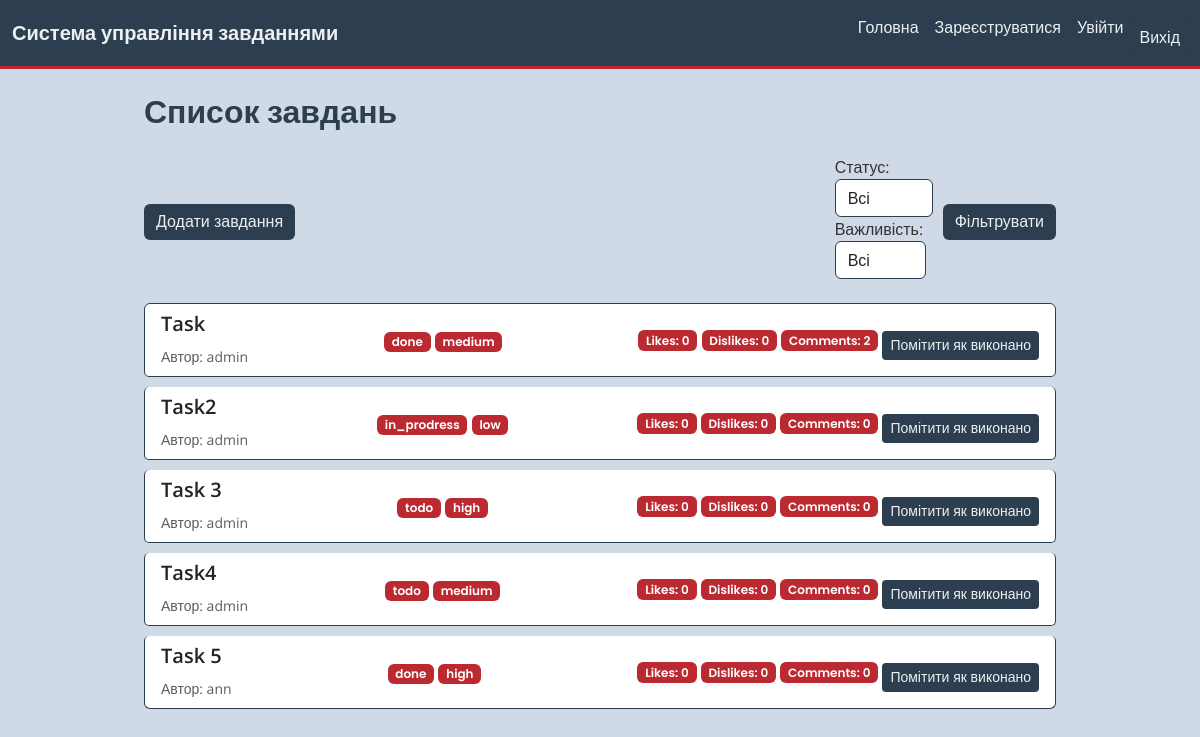
Before: / with the older database file.
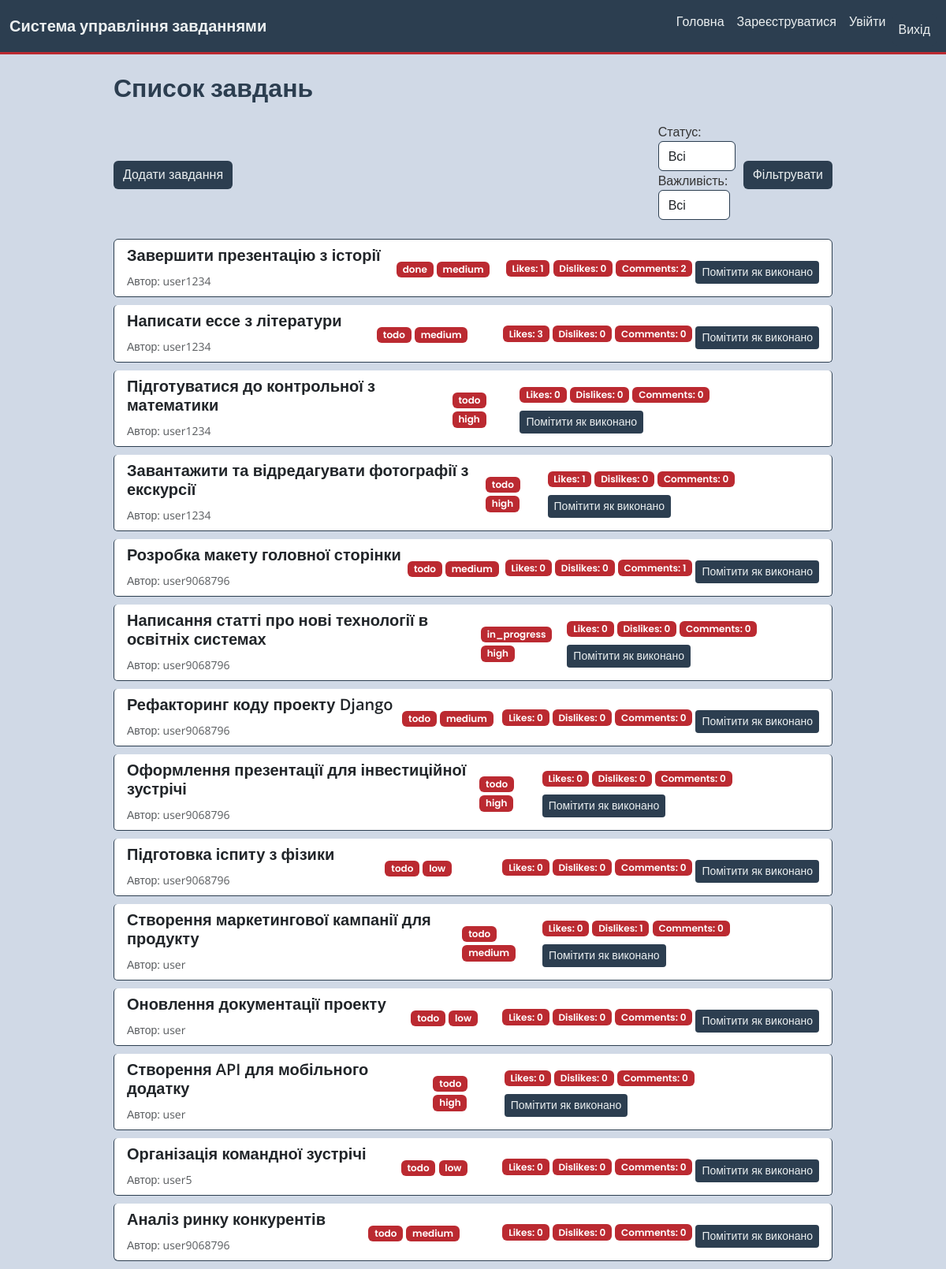
After: the same page with the newer database file.
### tasks/models.py (models this page shows, shortened)
class Task(models.Model):
    STATUS_CHOICES = [
        ('todo', 'To Do'),
        ('in_progress', 'In Progress'),
        ('done', 'Done'),
    ]
    PRIORITY_CHOICES = [
        ('low', 'Low'),
        ('medium', 'Medium'),
        ('high', 'High'),
    ]
    title = models.CharField(max_length=256)
    description = models.TextField()
    status = models.CharField(max_length=20, choices=STATUS_CHOICES, default='todo')
    priority = models.CharField(max_length=20, choices=PRIORITY_CHOICES, default='medium')
    due_date = models.DateTimeField(null=True, blank=True)
    creator = models.ForeignKey(User, on_delete=models.CASCADE, related_name='tasks')

### tasks/views.py (the view)
# urls.py: path('', views.TaskListView.as_view(), name='task-list'),
class TaskListView(ListView):
    model = models.Task
    context_object_name = 'tasks'
    template_name = 'tasks/tasks_list.html'
    def get_queryset(self):
        queryset = super().get_queryset()
        status = self.request.GET.get('status', '')
        priority = self.request.GET.get('priority', '')
        if status:
            queryset = queryset.filter(status=status)
        if priority:
            queryset = queryset.filter(priority=priority)
        return queryset
    def get_context_data(self, **kwargs):
        context = super().get_context_data(**kwargs)
        tasks_with_likes_dislikes = []
        for task in context['tasks']:
            task.likes_count = task.likes.count()  # Використовуємо related_name 'likes'
            task.dislikes_count = task.dislikes.count()  # Використовуємо related_name 'dislikes'
            task.comments_count = task.comments.count()
            tasks_with_likes_dislikes.append(task)
        context["tasks"] = tasks_with_likes_dislikes
        context["status_form"] = StatusTaskFilterForm(self.request.GET)
        context["priority_form"] = PriorityTaskFilterForm(self.request.GET)
        return context

### tasks/forms.py
class StatusTaskFilterForm(forms.Form):
    STATUS_CHOICES = [
        ('', 'Всі'),
        ('todo', 'В планах'),
        ('in_progress', 'У процесі'),
        ('done', 'Виконано'),
    ]
    status = forms.ChoiceField(choices=STATUS_CHOICES, required=False, label='Статус')
    def __init__(self, *args, **kwargs):
        super(StatusTaskFilterForm, self).__init__(*args, **kwargs)
        self.fields['status'].widget.attrs.update({'class': 'form-control'})

class PriorityTaskFilterForm(forms.Form):
    PRIORITY_CHOICES = [
        ('', 'Всі'),
        ('low', 'Низька'),
        ('medium', 'Середня'),
        ('high', 'Висока'),
    ]
    priority = forms.ChoiceField(choices=PRIORITY_CHOICES, required=False, label='Важливість')
    def __init__(self, *args, **kwargs):
        super(PriorityTaskFilterForm, self).__init__(*args, **kwargs)
        self.fields['priority'].widget.attrs.update({'class': 'form-control'})

### templates/tasks/tasks_list.html (shortened to what this page needs)
{% extends 'tasks/base.html' %}
{% block content %}
<div class="container mt-4">
    <h2 class="mb-4">Список завдань</h2>
    <div class="d-flex justify-content-between align-items-center mb-4">
        <a href="{% url 'tasks:task-create' %}" class="btn btn-success">Додати завдання</a>
        <form method="get" class="form-inline">
            <div class="form-group">
                {{ status_form.status.label_tag }}
                {{ status_form.status }}
                {{ priority_form.priority.label_tag }}
                {{ priority_form.priority }}
            </div>
            <button type="submit" class="btn btn-primary ml-2">Фільтрувати</button>
        </form>
    </div>
    <ul class="list-group">
        {% for task in tasks %}
            <li class="list-group-item d-flex justify-content-between align-items-center">
                <div>
                    <h5>
                        <a href="{% url 'tasks:task-detail' task.pk %}" class="text-dark">{{ task.title }}</a>
                    </h5>
                    <small class="text-muted">Автор: {{ task.creator }}</small>
                </div>
                <div class="text-right">
                    <span class="badge badge-primary">{{ task.status }}</span>
                    <span class="badge badge-secondary">{{ task.priority }}</span>
                </div>
                <div class="ml-auto">
                    <span class="badge badge-success">Likes: {{ task.likes_count }}</span>
                    <span class="badge badge-danger">Dislikes: {{ task.dislikes_count }}</span>
                    <span class="badge badge-success">Comments: {{ task.comments_count }}</span>
                    <form action="{% url 'tasks:task-complete' task.pk %}" method="post" class="d-inline">
                        <button type="submit" class="btn btn-warning btn-sm">Помітити як виконано</button>
                    </form>
                </div>
            </li>
        {% empty %}
            <li class="list-group-item">Завдань не знайдено</li>
        {% endfor %}
    </ul>
</div>
{% endblock %}

### templates/tasks/base.html (shortened to what this page needs)
<!DOCTYPE html>
<html lang="uk">
<head>
    <link href="https://cdn.jsdelivr.net/npm/bootstrap@5.3.3/dist/css/bootstrap.min.css" rel="stylesheet">
    {% load static %}
    <link rel="stylesheet" href="{% static 'css/style.css' %}">
</head>
<body>
    {% include "tasks/header.html" %}
    <div class="container">
        {% block content %}
        {% endblock %}
    </div>
</body>
</html>

### templates/tasks/header.html (shortened to what this page needs)
<nav class="navbar navbar-expand-lg navbar-light">
    <div class="container-fluid">
        <a class="navbar-brand" href="#">Система управління завданнями</a>
        <div class="collapse navbar-collapse" id="navbarNav">
            <ul class="navbar-nav ms-auto">
                <li class="nav-item">
                    <a class="nav-link" href="{% url 'tasks:task-list' %}">Головна</a>
                </li>
                <li class="nav-item">
                    <a class="nav-link" href="{% url 'tasks:register' %}">Зареєструватися</a>
                </li>
                <li class="nav-item">
                    <a class="nav-link" href="{% url 'tasks:login' %}">Увійти</a>
                </li>
                <li class="nav-item">
                    <form action="{% url 'tasks:logout' %}" method="post" class="d-inline">
                        <button type="submit" class="btn btn-link nav-link">Вихід</button>
                    </form>
                </li>
            </ul>
        </div>
    </div>
</nav>

### static/css/style.css (style rules this page uses)
body { font-family: 'Open Sans', sans-serif; background-color: #d0d9e6; color: #333; }
.navbar { background-color: #2C3E50; border-bottom: 3px solid #bb2a31; }
.nav-link, .navbar-brand { color: #ECF0F1 !important; font-family: 'Poppins', sans-serif; }
.badge { background-color: #bb2a31; color: #fff; font-weight: 600; font-family: 'Poppins', sans-serif; }
.btn { background-color: #2C3E50; color: #ECF0F1; border: none; font-family: 'Poppins', sans-serif; transition: background-color 0.3s, color 0.3s; margin-top: 10px; }
.btn-primary { background-color: #2C3E50; }
h1, h2, h3 { color: #2C3E50; font-family: 'Poppins', sans-serif; font-weight: 600; }
a { color: #2C3E50; text-decoration: none; font-weight: 600; }
.form-inline { display: flex; align-items: center; }
.form-inline .form-control { width: auto; margin-right: 10px; border: 1px solid #2C3E50; }
.list-group-item { background-color: #fff; border: 1px solid #2C3E50; border-radius: 5px; margin-bottom: 10px; transition: background-color 0.3s, border-color 0.3s; }
.container { max-width: 960px; margin: 0 auto; }

Changed rows visible on the page:
changed Task "done": title "Task" → "Завершити презентацію з історії"; creator "admin" → "user1234"; likes_count "0" → "1"
changed Task: title "Task2" → "Написати ессе з літератури"; creator "admin" → "user1234"; status "in_prodress" → "todo"; priority "low" → "medium"; likes_count "0" → "3"
changed Task: title "Task 3" → "Підготуватися до контрольної з математики"; creator "admin" → "user1234"
changed Task: title "Task4" → "Завантажити та відредагувати фотографії з екскурсії"; creator "admin" → "user1234"; priority "medium" → "high"; likes_count "0" → "1"
changed Task: title "Task 5" → "Розробка макету головної сторінки"; creator "ann" → "user9068796"; status "done" → "todo"; priority "high" → "medium"; comments_count "0" → "1"
added Task: title "Написання статті про нові технології в освітніх системах", creator "user9068796", status "in_progress", priority "high", likes_count "0", dislikes_count "0", comments_count "0"
added Task: title "Рефакторинг коду проекту Django", creator "user9068796", status "todo", priority "medium", likes_count "0", dislikes_count "0", comments_count "0"
added Task: title "Оформлення презентації для інвестиційної зустрічі", creator "user9068796", status "todo", priority "high", likes_count "0", dislikes_count "0", comments_count "0"
added Task: title "Підготовка іспиту з фізики", creator "user9068796", status "todo", priority "low", likes_count "0", dislikes_count "0", comments_count "0"
added Task: title "Створення маркетингової кампанії для продукту", creator "user", status "todo", priority "medium", likes_count "0", dislikes_count "1", comments_count "0"
added Task: title "Оновлення документації проекту", creator "user", status "todo", priority "low", likes_count "0", dislikes_count "0", comments_count "0"
added Task: title "Створення API для мобільного додатку", creator "user", status "todo", priority "high", likes_count "0", dislikes_count "0", comments_count "0"
added Task: title "Організація командної зустрічі", creator "user5", status "todo", priority "low", likes_count "0", dislikes_count "0", comments_count "0"
added Task: title "Аналіз ринку конкурентів", creator "user9068796", status "todo", priority "medium", likes_count "0", dislikes_count "0", comments_count "0"
